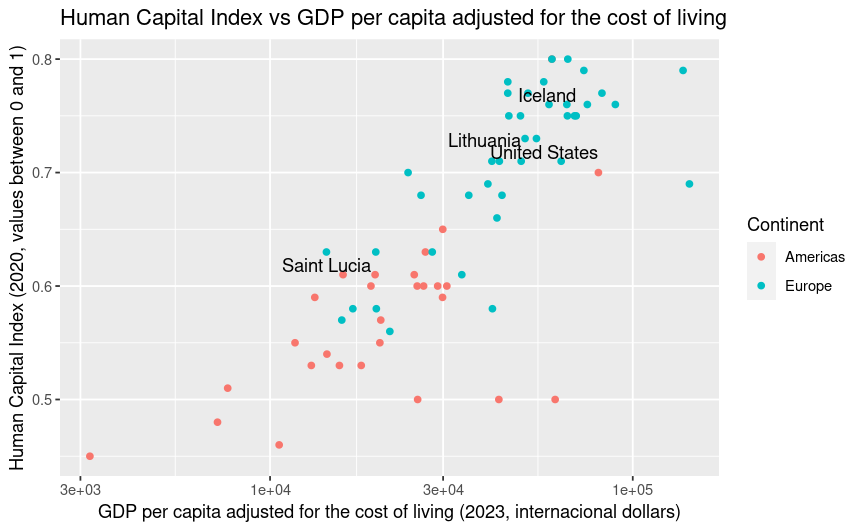

Recreate this plot in R.
library(ggplot2)
theme_set(theme_gray())

url <- 'https://web.tecnico.ulisboa.pt/~paulo.soares/pe/projeto/Paises_PIB_ICH.csv'
dados <- read.csv(url, check.names = FALSE)
continentes <- c("Europe", "Americas")
paises <- c("Lithuania", "Iceland", "United States", "Saint Lucia")

dados |>
  subset(Continent %in% continentes) |>
  ggplot() +
  geom_point(aes(`GDP`, `HCI`, color = Continent)) +
  geom_text(aes(`GDP`, `HCI`, label = ifelse(Country %in% paises, Country, "")), vjust = -1, hjust = 1) +
  scale_x_log10() +
  labs(title = "Human Capital Index vs GDP per capita adjusted for the cost of living",
       x = "GDP per capita adjusted for the cost of living (2023, internacional dollars)",
       y = "Human Capital Index (2020, values between 0 and 1)")
